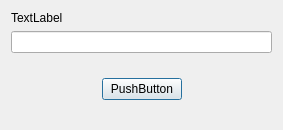
<?xml version="1.0" encoding="UTF-8"?>
<ui version="4.0">
 <class>RoomMenuDialog</class>
 <widget class="QDialog" name="RoomMenuDialog">
  <property name="geometry">
   <rect>
    <x>0</x>
    <y>0</y>
    <width>283</width>
    <height>130</height>
   </rect>
  </property>
  <property name="windowTitle">
   <string>Dialog</string>
  </property>
  <layout class="QVBoxLayout" name="verticalLayout">
   <item>
    <widget class="QLabel" name="MenuMsgLable">
     <property name="text">
      <string>TextLabel</string>
     </property>
    </widget>
   </item>
   <item>
    <widget class="QLineEdit" name="roomNameEdit"/>
   </item>
   <item>
    <widget class="QStackedWidget" name="stackedWidget">
     <property name="currentIndex">
      <number>0</number>
     </property>
     <widget class="QWidget" name="page">
      <layout class="QHBoxLayout" name="horizontalLayout">
       <item>
        <spacer name="horizontalSpacer">
         <property name="orientation">
          <enum>Qt::Horizontal</enum>
         </property>
         <property name="sizeHint" stdset="0">
          <size>
           <width>77</width>
           <height>20</height>
          </size>
         </property>
        </spacer>
       </item>
       <item>
        <widget class="QPushButton" name="createRoomBtn">
         <property name="text">
          <string>PushButton</string>
         </property>
        </widget>
       </item>
       <item>
        <spacer name="horizontalSpacer_2">
         <property name="orientation">
          <enum>Qt::Horizontal</enum>
         </property>
         <property name="sizeHint" stdset="0">
          <size>
           <width>77</width>
           <height>20</height>
          </size>
         </property>
        </spacer>
       </item>
      </layout>
     </widget>
     <widget class="QWidget" name="page_2">
      <layout class="QHBoxLayout" name="horizontalLayout_2">
       <item>
        <spacer name="horizontalSpacer_3">
         <property name="orientation">
          <enum>Qt::Horizontal</enum>
         </property>
         <property name="sizeHint" stdset="0">
          <size>
           <width>21</width>
           <height>20</height>
          </size>
         </property>
        </spacer>
       </item>
       <item>
        <widget class="QPushButton" name="searchRoomBtn">
         <property name="text">
          <string>PushButton</string>
         </property>
        </widget>
       </item>
       <item>
        <spacer name="horizontalSpacer_4">
         <property name="orientation">
          <enum>Qt::Horizontal</enum>
         </property>
         <property name="sizeHint" stdset="0">
          <size>
           <width>22</width>
           <height>20</height>
          </size>
         </property>
        </spacer>
       </item>
       <item>
        <widget class="QPushButton" name="joinRoomBtn">
         <property name="text">
          <string>PushButton</string>
         </property>
        </widget>
       </item>
       <item>
        <spacer name="horizontalSpacer_5">
         <property name="orientation">
          <enum>Qt::Horizontal</enum>
         </property>
         <property name="sizeHint" stdset="0">
          <size>
           <width>21</width>
           <height>20</height>
          </size>
         </property>
        </spacer>
       </item>
      </layout>
     </widget>
    </widget>
   </item>
  </layout>
 </widget>
 <resources/>
 <connections/>
</ui>
